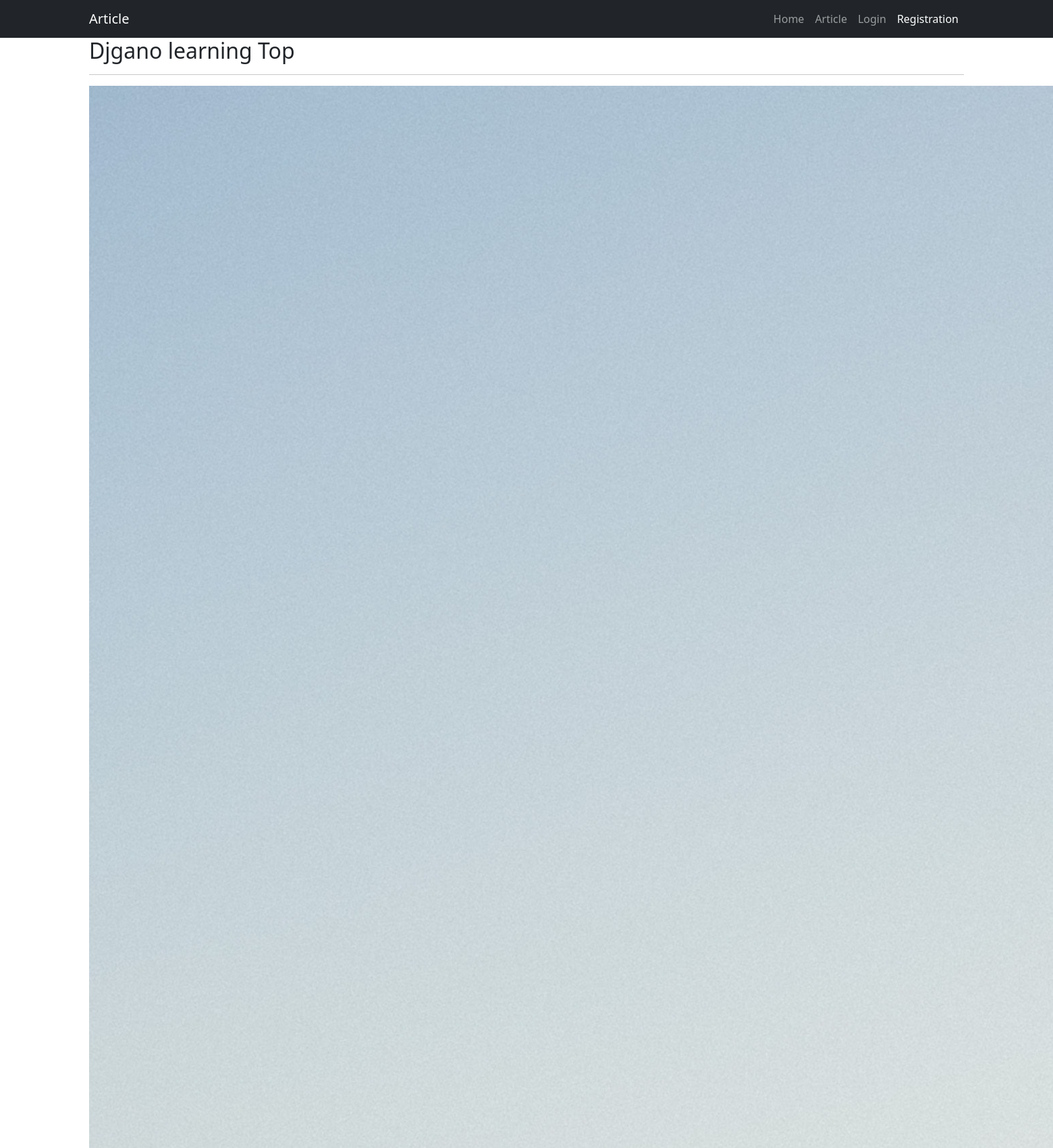
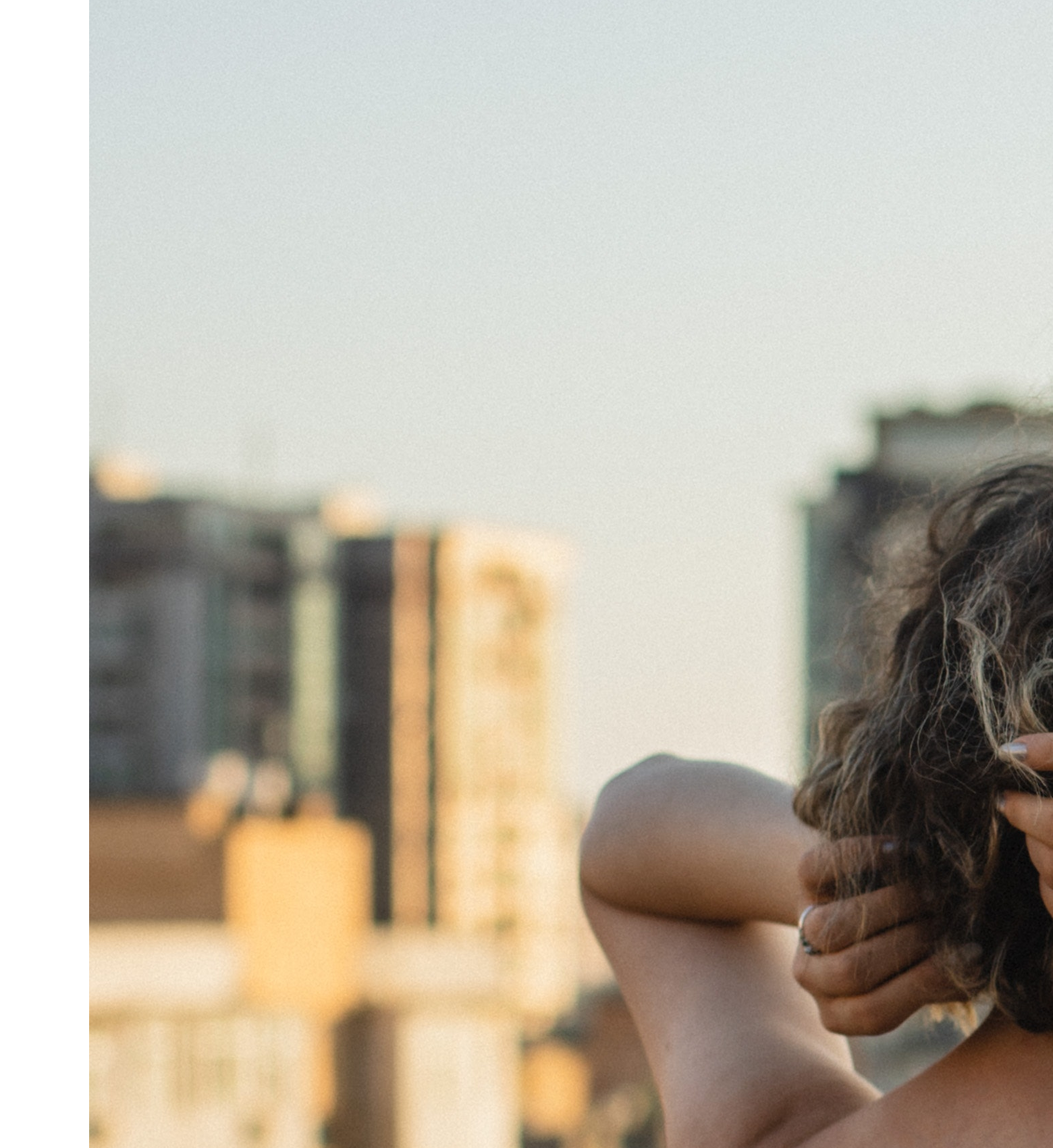
Page /news/article_detail/2/ (upper part) on the committed database (2 pictures, top to bottom).
### article/models.py (models this page shows, shortened)
class Article(models.Model):
    title=models.CharField(max_length=500)
    content=models.TextField(max_length=500)
    published_date=models.DateTimeField(auto_now=True,blank=True)
    author=models.ForeignKey(User,on_delete=models.CASCADE)
    category=models.ManyToManyField(Category)
    image=models.ImageField(upload_to='articles/',blank=True,null=True)
    created_at=models.DateTimeField(auto_now_add=True)
    updated_date=models.DateTimeField(auto_now=True)

### article/views.py (the view)
def article_detail(request, article_id):
    article = get_object_or_404(Article, pk=article_id)
    context = {
        "article": article,
    }
    return render(request, "article/article_detail.html", context)

### templates/article/article_detail.html (shortened to what this page needs)
{% extends 'base.html' %} {% load static %} {% block content %}
<div class="container">
  <div class="row">
    <div class="col-lg-12 bar">
      <h2>{{article.title}}</h2>
      <hr />
      <div class="viewThumbnail">
        <img src="{{ article.image.url }}" alt="" />
      </div>
    </div>
  </div>
</div>
{% endblock content %}

### rows in the picture
Article: title "Djgano learning Top", image (picture)
